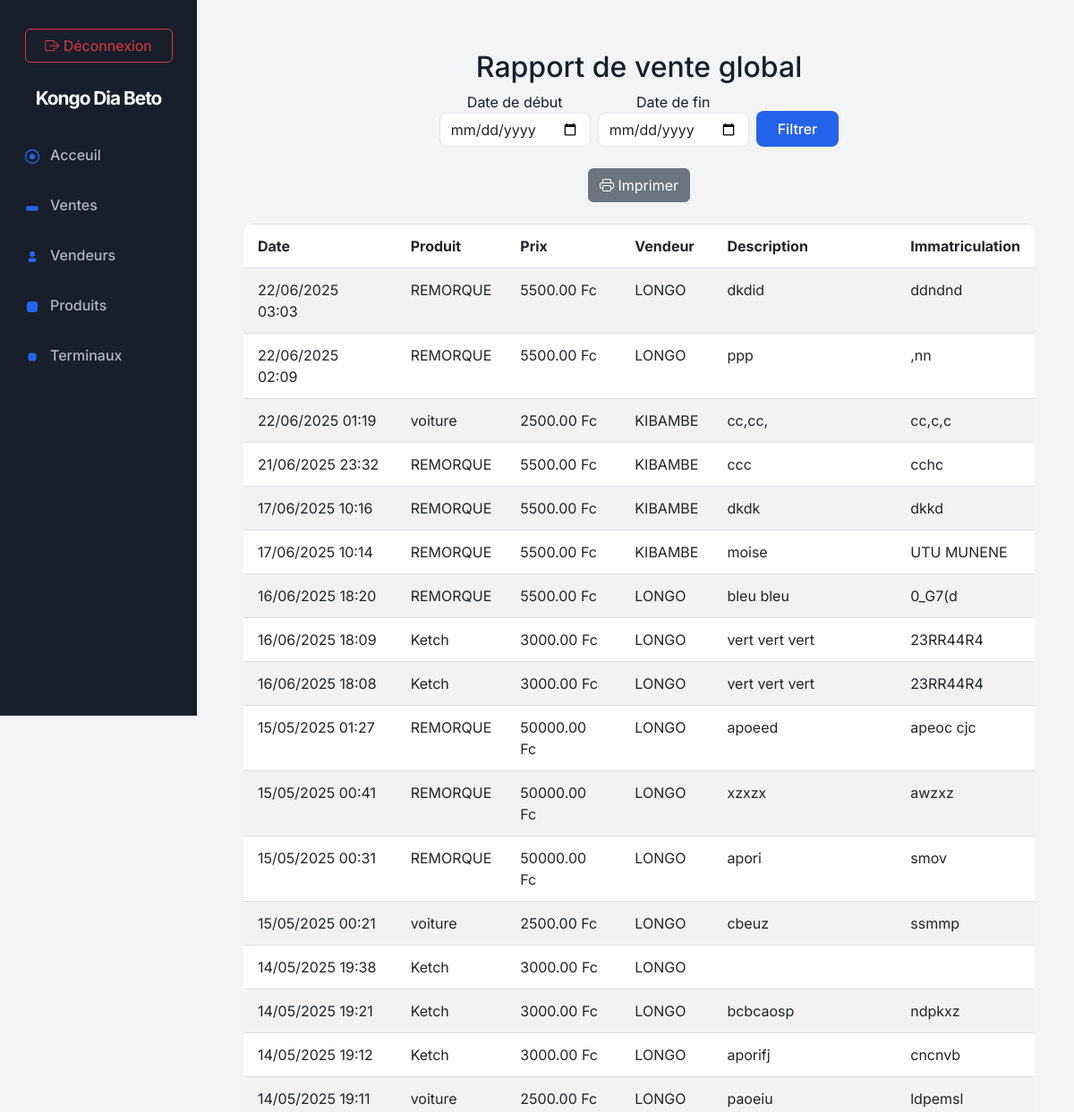
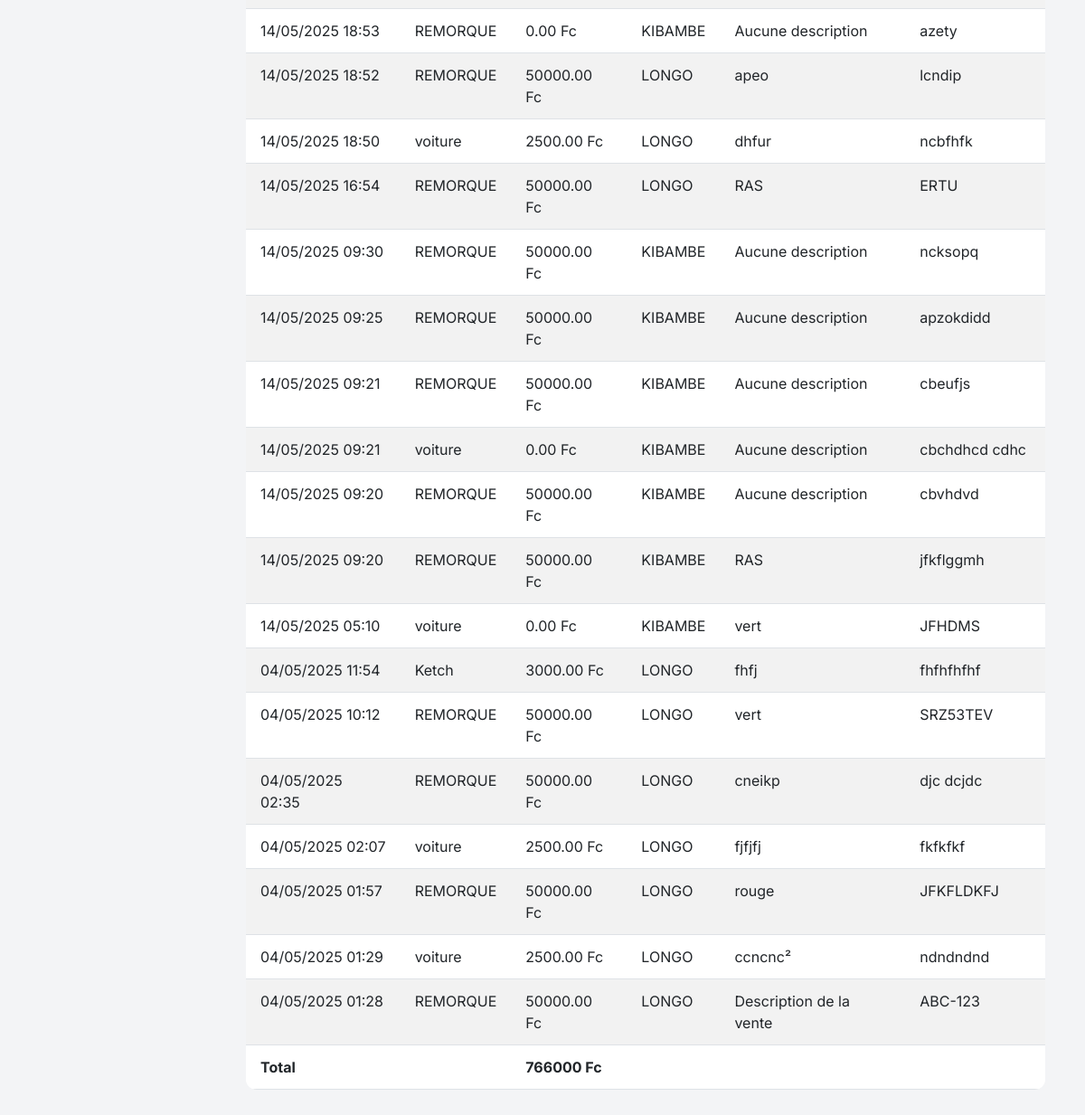
Page /api/rapport-vendeur/print/ (signed in) on the earlier database version (2 pictures, top to bottom).
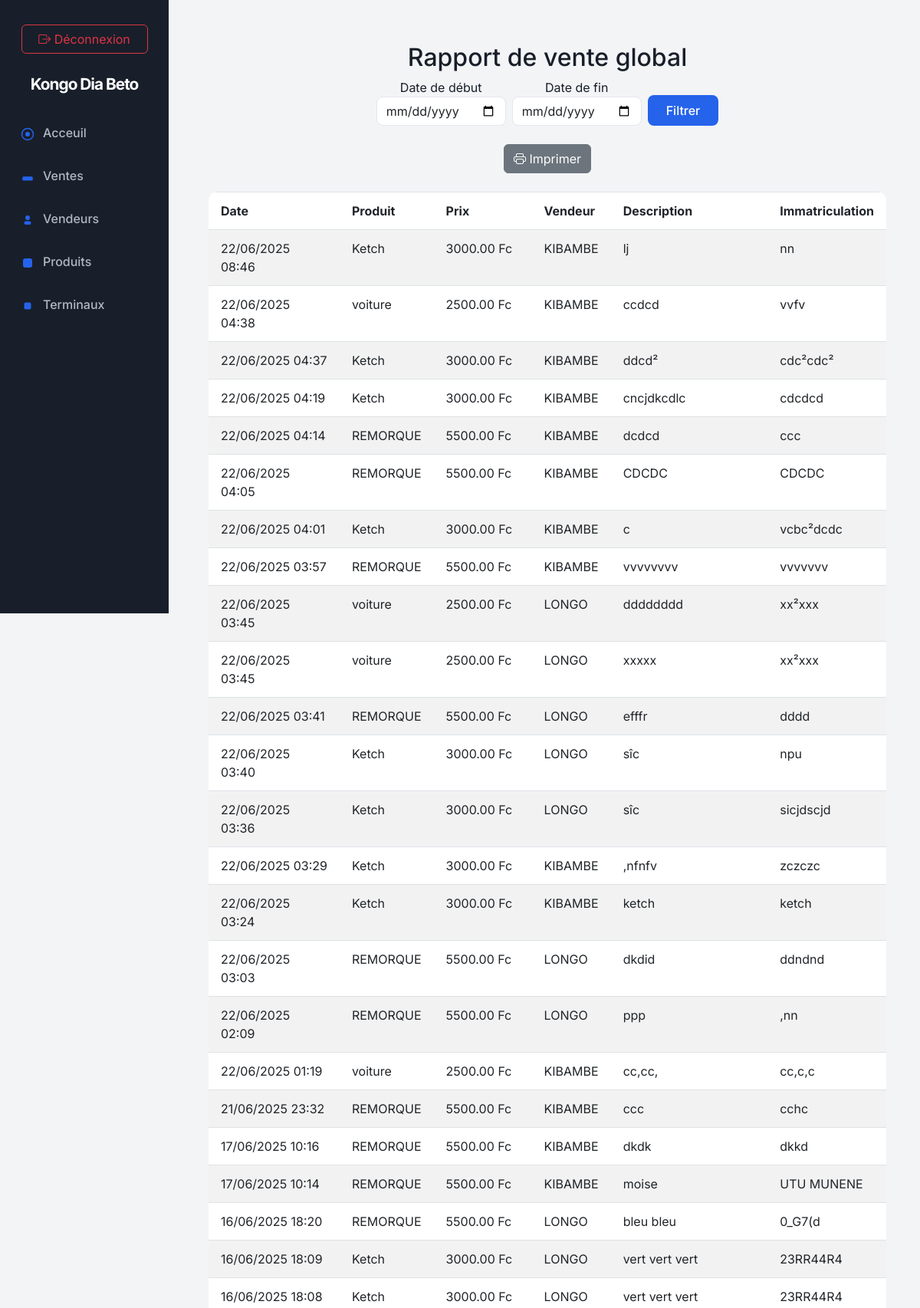
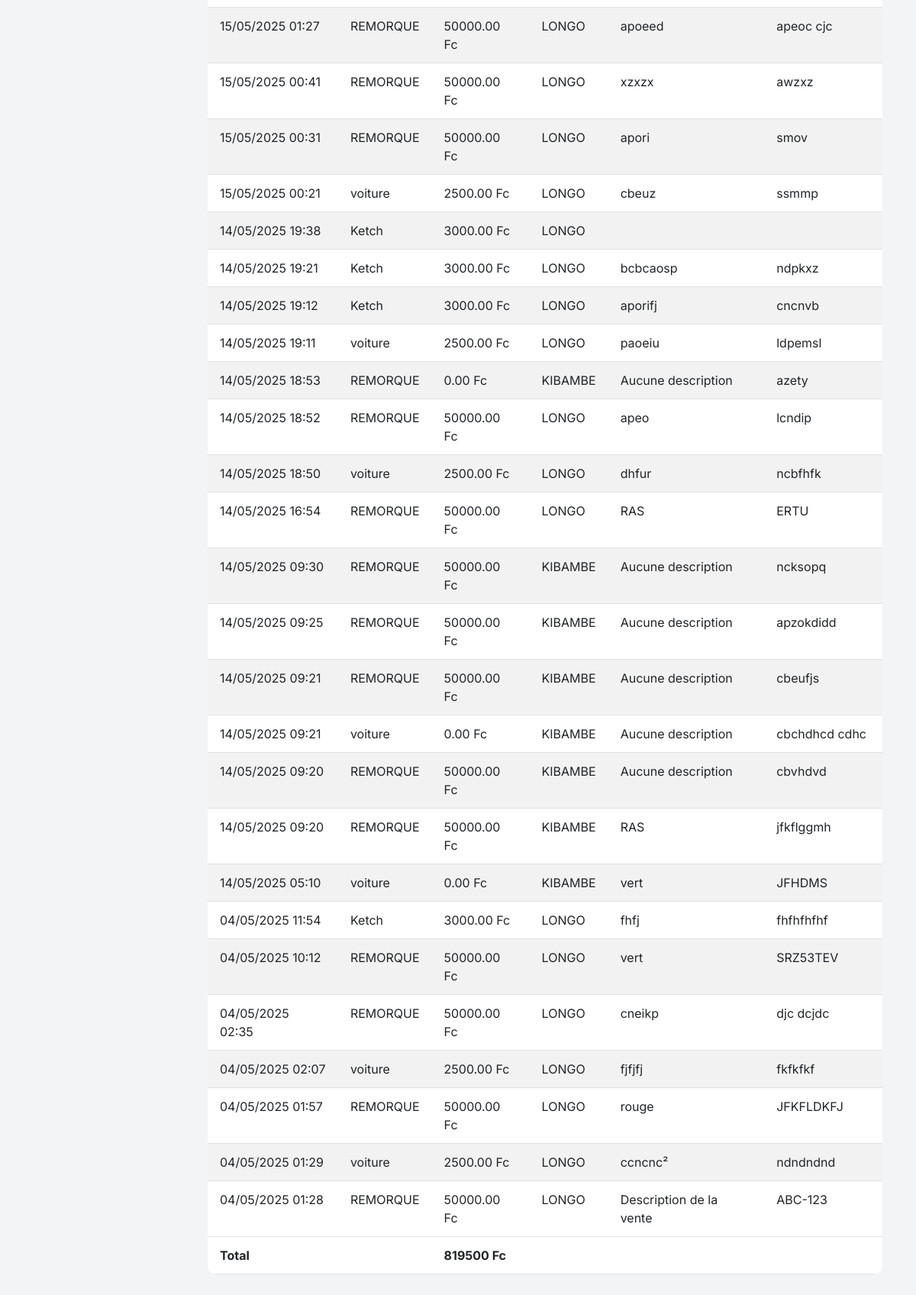
Same page on the later database version (2 pictures, top to bottom).
### apps/sales/models.py (models this page shows, shortened)
class Sale(models.Model):
    produit = models.ForeignKey('Produit', on_delete=models.CASCADE)  # Champ correct
    seller = models.ForeignKey('Vendeur', on_delete=models.CASCADE)
    description = models.TextField(default="Aucune description")
    license_plate = models.CharField(max_length=20)
    price = models.DecimalField(max_digits=10, decimal_places=2, default=0.0)
    created_at = models.DateTimeField(auto_now_add=True)
    SOURCE_CHOICES = [
        ('POS', 'Point of Sale'),
        ('WEB', 'Web'),
        ('OTHER', 'Autre'),
    ]
    source = models.CharField(max_length=10, choices=SOURCE_CHOICES, default='WEB')

class Produit(models.Model):
    nom_produit = models.CharField(max_length=100)  # Nom du produit
    prix = models.DecimalField(max_digits=10, decimal_places=2, default=0.0)  # Prix par défaut
    default_description = models.TextField(blank=True, null=True)  # Description par défaut
    created_at = models.DateTimeField(default=now)  # Utiliser timezone.now comme valeur par défaut

class Vendeur(models.Model):
    nom_du_vendeur = models.CharField(max_length=100)
    email = models.EmailField(max_length=255, unique=True)  # Adresse e-mail

### apps/sales/views.py (the view)
# urls.py: path('rapport-vendeur/print/', rapport_vente_vendeur_print, name='rapport_vente_vendeur_print'),
@login_required
def rapport_vente_vendeur_print(request, vendeur_id=None):
    date_debut = request.GET.get('date_debut')
    date_fin = request.GET.get('date_fin')
    if vendeur_id:
        vendeur = Vendeur.objects.get(id=vendeur_id)
        ventes = Sale.objects.filter(seller=vendeur)
        if date_debut and date_fin:
            ventes = ventes.filter(created_at__date__gte=date_debut, created_at__date__lte=date_fin)
        ventes = ventes.order_by('-created_at')
    else:
        vendeur = None
        ventes = Sale.objects.all()
        if date_debut and date_fin:
            ventes = ventes.filter(created_at__date__gte=date_debut, created_at__date__lte=date_fin)
        ventes = ventes.order_by('-created_at')
    total_ventes = ventes.aggregate(total=Sum('price'))['total'] or 0
    return render(request, 'rapport_vente_vendeur_print.html', {
        'ventes': ventes,
        'vendeur': vendeur,
        'total_ventes': total_ventes,
        'date_debut': date_debut,
        'date_fin': date_fin,
    })

### apps/sales/templates/rapport_vente_vendeur_print.html (shortened to what this page needs)
{% extends "base.html" %}
{% block content %}
<div class="container mt-4">
    <div class="text-center mb-4">
        <h2>Rapport de vente {% if vendeur %}de {{ vendeur.nom_du_vendeur }}{% else %}global{% endif %}</h2>
        <div class="mb-3 d-print-none">
            <form method="get" class="row g-2 justify-content-center align-items-end">
                <div class="col-auto">
                    <label for="date_debut" class="form-label mb-0">Date de début</label>
                    <input type="date" class="form-control" id="date_debut" name="date_debut" value="{{ date_debut }}">
                </div>
                <div class="col-auto">
                    <label for="date_fin" class="form-label mb-0">Date de fin</label>
                    <input type="date" class="form-control" id="date_fin" name="date_fin" value="{{ date_fin }}">
                </div>
                <div class="col-auto">
                    <button type="submit" class="btn btn-primary">Filtrer</button>
                </div>
            </form>
        </div>
        <button class="btn btn-secondary d-print-none mt-2" onclick="window.print()"><i class="bi bi-printer"></i> Imprimer</button>
    </div>
    <table class="table table-bordered table-striped">
        <thead>
            <tr>
                <th>Date</th>
                <th>Produit</th>
                <th>Prix</th>
                <th>Vendeur</th>
                <th>Description</th>
                <th>Immatriculation</th>
            </tr>
        </thead>
        <tbody>
            {% for vente in ventes %}
            <tr>
                <td>{{ vente.created_at|date:'d/m/Y H:i' }}</td>
                <td>{{ vente.produit.nom_produit }}</td>
                <td>{{ vente.price }} Fc</td>
                <td>{{ vente.seller.nom_du_vendeur }}</td>
                <td>{{ vente.description }}</td>
                <td>{{ vente.license_plate }}</td>
            </tr>
            {% empty %}
            <tr><td colspan="6" class="text-center">Aucune vente trouvée.</td></tr>
            {% endfor %}
        </tbody>
        <tfoot>
            <tr>
                <th colspan="2">Total</th>
                <th colspan="4">{{ total_ventes|default:0 }} Fc</th>
            </tr>
        </tfoot>
    </table>
</div>
{% endblock %}

### apps/sales/templates/base.html (shortened to what this page needs)
<!DOCTYPE html>
<html lang="fr">
<head>
    {% load static %}
    <link href="https://cdn.jsdelivr.net/npm/bootstrap@5.3.0-alpha3/dist/css/bootstrap.min.css" rel="stylesheet">
    <link rel="stylesheet" href="{% static 'dashboard/dashboard.css' %}">
    <link rel="stylesheet" href="https://cdn.jsdelivr.net/npm/bootstrap-icons@1.11.3/font/bootstrap-icons.min.css">
    <link rel="stylesheet" href="https://cdnjs.cloudflare.com/ajax/libs/animate.css/4.1.1/animate.min.css"/>
</head>
<body>
    <div class="sidebar d-flex flex-column position-fixed align-items-center" style="padding-top: 2rem; min-width:220px;">
        <div class="w-100 text-center mb-3">
            {% if request.user.is_authenticated %}
                <a href="{% url 'logout_vendeur' %}" class="btn btn-outline-danger w-75 mb-2"><i class="bi bi-box-arrow-right"></i> Déconnexion</a>
            {% else %}
                <a href="{% url 'login' %}" class="btn btn-dark w-75 mb-2"><i class="bi bi-box-arrow-in-right"></i> Connexion</a>
            {% endif %}
        </div>
        <a class="navbar-brand mb-4" style="font-weight:bold; font-size:1.3rem; color:#fff; text-align:center; width:100%; letter-spacing:-1px;" href="#">Kongo Dia Beto </a>
        <nav class="nav flex-column w-100">
            <a class="nav-link {% if request.path == '/dashboard/' %}active{% endif %}" href="{% url 'dashboard' %}">
                <span style="display:inline-block; width:24px; text-align:center; margin-right:8px; color:#a5b4fc;">
                    <svg xmlns='http://www.w3.org/2000/svg' width='18' height='18' fill='currentColor' viewBox='0 0 24 24'><circle cx='12' cy='12' r='10' stroke='#2563eb' stroke-width='2' fill='none'/><circle cx='12' cy='12' r='4' fill='#2563eb'/></svg>
                </span>Acceuil
            </a>
            <a class="nav-link {% if request.path == '/sales/' %}active{% endif %}" href="{% url 'sales_list' %}">
                <span style="display:inline-block; width:24px; text-align:center; margin-right:8px; color:#a5b4fc;">
                    <svg xmlns='http://www.w3.org/2000/svg' width='18' height='18' fill='currentColor' viewBox='0 0 24 24'><rect x='3' y='11' width='18' height='7' rx='2' fill='#2563eb'/></svg>
                </span>Ventes
            </a>
            <a class="nav-link {% if request.path == '/vendeurs/' %}active{% endif %}" href="{% url 'vendeur_list' %}">
                <span style="display:inline-block; width:24px; text-align:center; margin-right:8px; color:#a5b4fc;">
                    <svg xmlns='http://www.w3.org/2000/svg' width='18' height='18' fill='currentColor' viewBox='0 0 24 24'><circle cx='12' cy='8' r='4' fill='#2563eb'/><rect x='6' y='14' width='12' height='6' rx='3' fill='#2563eb'/></svg>
                </span>Vendeurs
            </a>
            <a class="nav-link {% if request.path == '/produits/' %}active{% endif %}" href="{% url 'produit_list' %}">
                <span style="display:inline-block; width:24px; text-align:center; margin-right:8px; color:#a5b4fc;">
                    <svg xmlns='http://www.w3.org/2000/svg' width='18' height='18' fill='currentColor' viewBox='0 0 24 24'><rect x='4' y='4' width='16' height='16' rx='4' fill='#2563eb'/></svg>
                </span>Produits
            </a>
            <a class="nav-link {% if request.path == '/pos/' %}active{% endif %}" href="{% url 'pos_list' %}">
                <span style="display:inline-block; width:24px; text-align:center; margin-right:8px; color:#a5b4fc;">
                    <svg xmlns='http://www.w3.org/2000/svg' width='18' height='18' fill='currentColor' viewBox='0 0 24 24'><rect x='6' y='6' width='12' height='12' rx='3' fill='#2563eb'/></svg>
                </span>Terminaux
            </a>
        </nav>
    </div>
    <div class="main-content">
        {% block content %}{% endblock %}
    </div>
</body>
</html>

### apps/dashboard/static/dashboard/dashboard.css (style rules this page uses)
:root { --sidebar-bg: #181f2a; --sidebar-active: #232b39; --sidebar-text: #fff; --sidebar-muted: #b0b8c1; --primary: #2563eb; --primary-hover: #1d4ed8; --success: #22c55e; --warning: #facc15; --danger: #ef4444; --info: #0ea5e9; --card-bg: #fff; --card-border: #e5e7eb; --table-header: #f3f4f6; --table-row: #f9fafb; --font-main: 'Inter', Arial, sans-serif; }
body { font-family: var(--font-main); background: #f3f4f6; color: #181f2a; }
.sidebar { background: var(--sidebar-bg); color: var(--sidebar-text); min-height: 100vh; width: 220px; position: fixed; top: 0; left: 0; z-index: 100; padding-top: 2rem; }
.sidebar .nav-link { color: var(--sidebar-muted); font-weight: 500; padding: 0.75rem 1.5rem; border-radius: 8px; margin-bottom: 0.5rem; display: block; transition: background 0.2s, color 0.2s; }
.sidebar .navbar-brand { font-weight: bold; font-size: 1.3rem; color: var(--sidebar-text); margin-bottom: 2rem; display: block; text-align: center; }
.main-content { margin-left: 220px; padding: 2rem 2rem 2rem 2.5rem; }
.btn-primary { background: var(--primary); border: none; color: #fff; font-weight: 500; border-radius: 8px; padding: 0.5rem 1.5rem; transition: background 0.2s; }
.table { background: var(--card-bg); border-radius: 12px; overflow: hidden; }
.table thead { background: var(--table-header); font-weight: 600; }
.table tbody tr { background: var(--table-row); transition: background 0.2s; }
.table td, .table th { border: none; padding: 0.75rem 1rem; }
.form-control, .form-select { border-radius: 8px; border: 1px solid var(--card-border); font-size: 1rem; }

Differences in the rows shown:
added Sale: created_at "22/06/2025 08:46", produit.nom_produit "Ketch", price "3000.00", seller.nom_du_vendeur "KIBAMBE", description "lj", license_plate "nn"
added Sale: created_at "22/06/2025 04:38", produit.nom_produit "voiture", price "2500.00", seller.nom_du_vendeur "KIBAMBE", description "ccdcd", license_plate "vvfv"
added Sale: created_at "22/06/2025 04:37", produit.nom_produit "Ketch", price "3000.00", seller.nom_du_vendeur "KIBAMBE", description "ddcd²", license_plate "cdc²cdc²"
added Sale: created_at "22/06/2025 04:19", produit.nom_produit "Ketch", price "3000.00", seller.nom_du_vendeur "KIBAMBE", description "cncjdkcdlc", license_plate "cdcdcd"
added Sale: created_at "22/06/2025 04:14", produit.nom_produit "REMORQUE", price "5500.00", seller.nom_du_vendeur "KIBAMBE", description "dcdcd", license_plate "ccc"
added Sale: created_at "22/06/2025 04:05", produit.nom_produit "REMORQUE", price "5500.00", seller.nom_du_vendeur "KIBAMBE", description "CDCDC", license_plate "CDCDC"
added Sale: created_at "22/06/2025 04:01", produit.nom_produit "Ketch", price "3000.00", seller.nom_du_vendeur "KIBAMBE", description "c", license_plate "vcbc²dcdc"
added Sale: created_at "22/06/2025 03:57", produit.nom_produit "REMORQUE", price "5500.00", seller.nom_du_vendeur "KIBAMBE", description "vvvvvvvv", license_plate "vvvvvvv"
added Sale: created_at "22/06/2025 03:45", produit.nom_produit "voiture", price "2500.00", seller.nom_du_vendeur "LONGO", description "dddddddd", license_plate "xx²xxx"
added Sale: created_at "22/06/2025 03:45", produit.nom_produit "voiture", price "2500.00", seller.nom_du_vendeur "LONGO", description "xxxxx", license_plate "xx²xxx"
added Sale: created_at "22/06/2025 03:41", produit.nom_produit "REMORQUE", price "5500.00", seller.nom_du_vendeur "LONGO", description "efffr", license_plate "dddd"
added Sale: created_at "22/06/2025 03:40", produit.nom_produit "Ketch", price "3000.00", seller.nom_du_vendeur "LONGO", description "sîc", license_plate "npu"
added Sale: created_at "22/06/2025 03:36", produit.nom_produit "Ketch", price "3000.00", seller.nom_du_vendeur "LONGO", description "sîc", license_plate "sicjdscjd"
added Sale: created_at "22/06/2025 03:29", produit.nom_produit "Ketch", price "3000.00", seller.nom_du_vendeur "KIBAMBE", description ",nfnfv", license_plate "zczczc"
added Sale: created_at "22/06/2025 03:24", produit.nom_produit "Ketch", price "3000.00", seller.nom_du_vendeur "KIBAMBE", description "ketch", license_plate "ketch"
Other differences:
{{ total_ventes|default:0 }}: "766000" → "819500"
